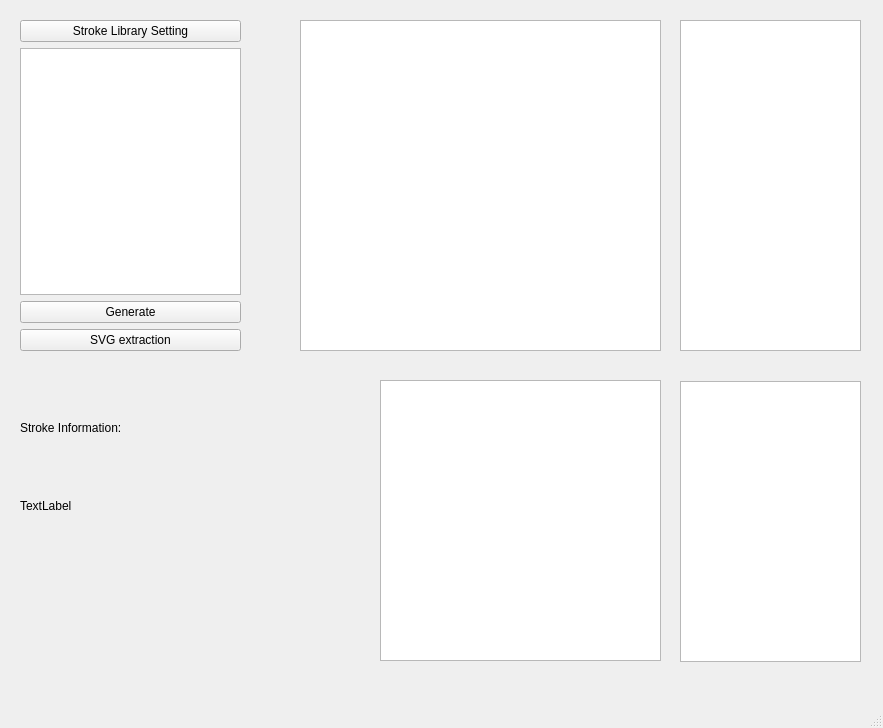
<?xml version="1.0" encoding="UTF-8"?>
<ui version="4.0">
 <class>MainWindow</class>
 <widget class="QMainWindow" name="MainWindow">
  <property name="geometry">
   <rect>
    <x>0</x>
    <y>0</y>
    <width>883</width>
    <height>728</height>
   </rect>
  </property>
  <property name="windowTitle">
   <string>MainWindow</string>
  </property>
  <widget class="QWidget" name="centralwidget">
   <widget class="QWidget" name="verticalLayoutWidget">
    <property name="geometry">
     <rect>
      <x>20</x>
      <y>20</y>
      <width>221</width>
      <height>331</height>
     </rect>
    </property>
    <layout class="QVBoxLayout" name="verticalLayout">
     <item>
      <widget class="QPushButton" name="set_pushButton">
       <property name="text">
        <string>Stroke Library Setting</string>
       </property>
      </widget>
     </item>
     <item>
      <widget class="QTextEdit" name="input_textEdit"/>
     </item>
     <item>
      <widget class="QPushButton" name="generate_pushButton">
       <property name="text">
        <string>Generate</string>
       </property>
      </widget>
     </item>
     <item>
      <widget class="QPushButton" name="svg_extraction_pushButton">
       <property name="text">
        <string>SVG extraction</string>
       </property>
      </widget>
     </item>
    </layout>
   </widget>
   <widget class="QGraphicsView" name="result_graphicsView">
    <property name="geometry">
     <rect>
      <x>300</x>
      <y>20</y>
      <width>361</width>
      <height>331</height>
     </rect>
    </property>
   </widget>
   <widget class="QListView" name="chars_listView">
    <property name="geometry">
     <rect>
      <x>680</x>
      <y>20</y>
      <width>181</width>
      <height>331</height>
     </rect>
    </property>
   </widget>
   <widget class="QGraphicsView" name="stroke_graphicsView">
    <property name="geometry">
     <rect>
      <x>380</x>
      <y>380</y>
      <width>281</width>
      <height>281</height>
     </rect>
    </property>
   </widget>
   <widget class="QListView" name="strokes_listView">
    <property name="geometry">
     <rect>
      <x>680</x>
      <y>381</y>
      <width>181</width>
      <height>281</height>
     </rect>
    </property>
   </widget>
   <widget class="QLabel" name="label">
    <property name="geometry">
     <rect>
      <x>20</x>
      <y>420</y>
      <width>131</width>
      <height>16</height>
     </rect>
    </property>
    <property name="text">
     <string>Stroke Information:</string>
    </property>
   </widget>
   <widget class="QLabel" name="stroke_info_label">
    <property name="geometry">
     <rect>
      <x>20</x>
      <y>450</y>
      <width>311</width>
      <height>111</height>
     </rect>
    </property>
    <property name="text">
     <string>TextLabel</string>
    </property>
   </widget>
  </widget>
  <widget class="QMenuBar" name="menubar">
   <property name="geometry">
    <rect>
     <x>0</x>
     <y>0</y>
     <width>883</width>
     <height>22</height>
    </rect>
   </property>
  </widget>
  <widget class="QStatusBar" name="statusbar"/>
 </widget>
 <resources/>
 <connections/>
</ui>
